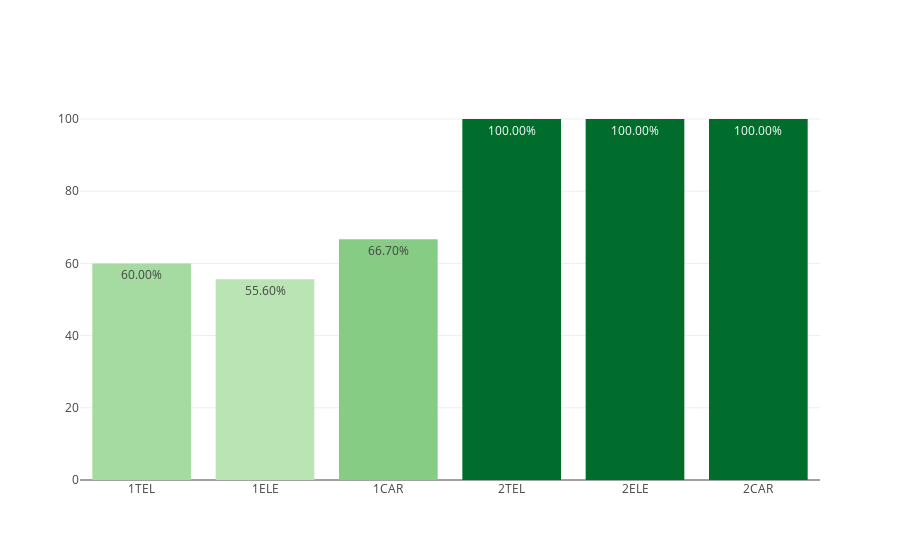

The notebook cell this image was saved under:
### Markdown cell above
## CICLOS FORMATIVOS DE GRADO MEDIO

### Code cell
dfc_CFGM = loaders.get_data_by_stages(dfc, 'CFGM')
myplotly.bar_simple(dfc_CFGM.index, dfc_CFGM['éxito'])

### Figure 1 — Plotly figure (JSON) as saved in the notebook; plotly's stock layout.template omitted (floating-point values rounded to 4 significant figures)
{"data": [{"hoverinfo": "x+text", "marker": {"color": [60, 55.6, 66.7, 100, 100, 100], "colorscale": [[0, "rgb(186,228,179)"], [0.3333, "rgb(116,196,118)"], [0.6667, "rgb(49,163,84)"], [1, "rgb(0,109,44)"]]}, "text": ["60.00%", "55.60%", "66.70%", "100.00%", "100.00%", "100.00%"], "type": "bar", "uid": "da15c5fc-1aeb-4368-a4c5-b8c65c0bad0e", "x": ["1TEL", "1ELE", "1CAR", "2TEL", "2ELE", "2CAR"], "y": [60, 55.6, 66.7, 100, 100, 100]}], "layout": {"title": {"text": ""}}}
